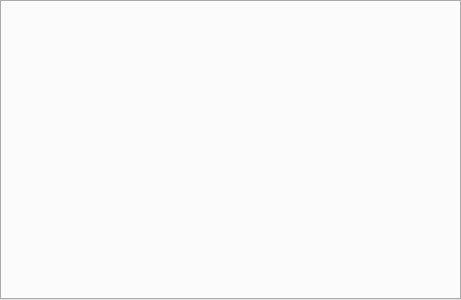
<?xml version="1.0" encoding="UTF-8"?>
<ui version="4.0">
 <class>DialogPrivateMessages</class>
 <widget class="QDialog" name="DialogPrivateMessages">
  <property name="geometry">
   <rect>
    <x>0</x>
    <y>0</y>
    <width>461</width>
    <height>300</height>
   </rect>
  </property>
  <property name="minimumSize">
   <size>
    <width>461</width>
    <height>300</height>
   </size>
  </property>
  <property name="windowTitle">
   <string>Private Messages</string>
  </property>
  <property name="windowIcon">
   <iconset resource="../Resource.qrc">
    <normaloff>:/Resource/Chat/ChatWelcome.png</normaloff>:/Resource/Chat/ChatWelcome.png</iconset>
  </property>
  <layout class="QVBoxLayout" name="verticalLayoutPrivateMessages">
   <property name="spacing">
    <number>0</number>
   </property>
   <property name="margin">
    <number>0</number>
   </property>
   <item>
    <widget class="QTabWidget" name="tabWidgetPrivateMessages">
     <property name="sizePolicy">
      <sizepolicy hsizetype="Expanding" vsizetype="Expanding">
       <horstretch>0</horstretch>
       <verstretch>0</verstretch>
      </sizepolicy>
     </property>
     <property name="tabsClosable">
      <bool>true</bool>
     </property>
    </widget>
   </item>
   <item>
    <widget class="QFrame" name="frameMessageInput">
     <property name="frameShape">
      <enum>QFrame::NoFrame</enum>
     </property>
     <property name="frameShadow">
      <enum>QFrame::Plain</enum>
     </property>
     <layout class="QHBoxLayout" name="horizontalLayoutChatInput">
      <property name="spacing">
       <number>0</number>
      </property>
      <property name="margin">
       <number>0</number>
      </property>
     </layout>
    </widget>
   </item>
  </layout>
 </widget>
 <resources>
  <include location="../Resource.qrc"/>
 </resources>
 <connections/>
</ui>
